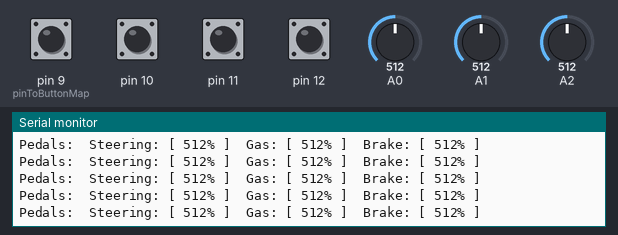
Bench run of a sketch on a simulated Arduino Leonardo, built with avr-gcc and run on an emulated ATmega32U4. Parts: the last lines printed to the serial monitor. The test bench sets the inputs (shaded band); at power-on: pin 9 (pinToButtonMap), pin 10–12 HIGH, A0 = 512, A1 = 512, A2 = 512. USB keyboard and mouse output is not drawn.

Above: at 1.2 s.
1.3 s: A0 set to 716
At 1.51 s:
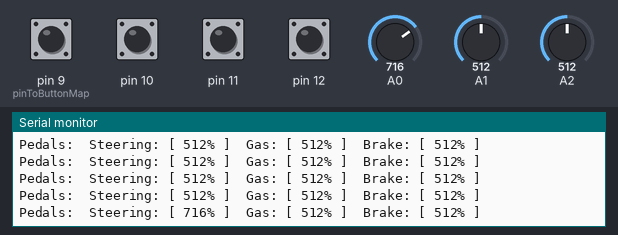
2.8 s: A1 set to 716
At 2.88 s:
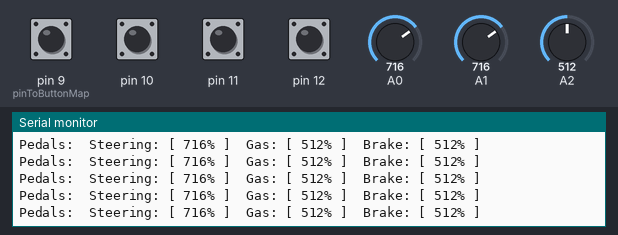
4.3 s: A2 set to 716
At 4.41 s:
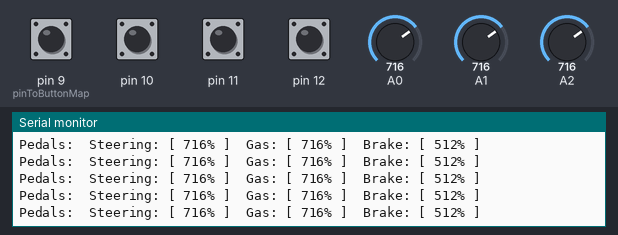
5.8 s: A0 set to 900
At 5.93 s:
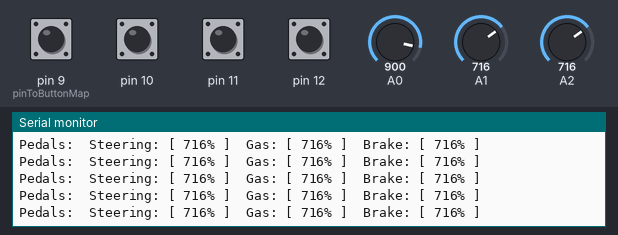
7.3 s: A1 set to 900
At 7.3 s:
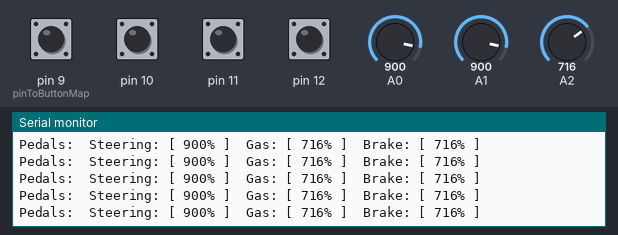
8.8 s: A2 set to 900
At 8.82 s:
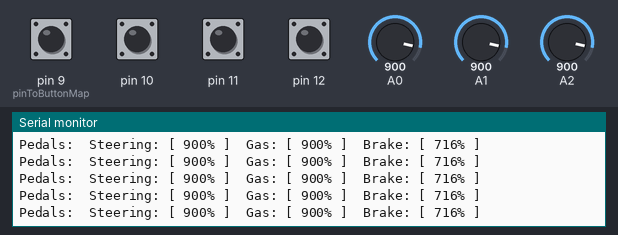
Timing chart, 0 to 11.3 s (numbered marks = the images above; inputs shaded):
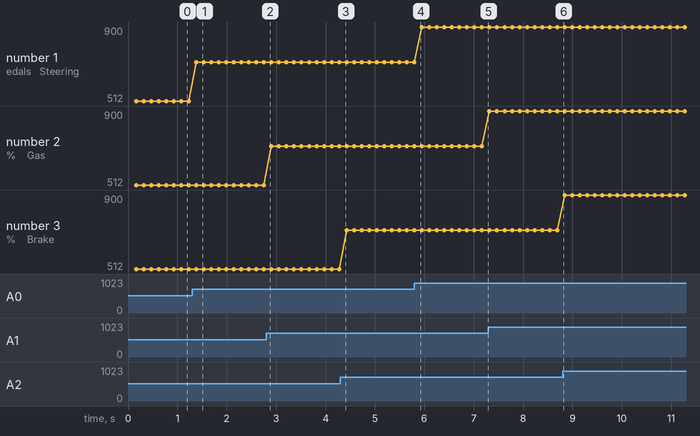

The sketch:

Steering.ino
```cpp
#include <Joystick.h>

// Create Joystick
Joystick_ Joystick;

void setup() {
  pinMode(9, INPUT_PULLUP);
  pinMode(10, INPUT_PULLUP);
  pinMode(11, INPUT_PULLUP);
  pinMode(12, INPUT_PULLUP);
  Joystick.begin();
  Joystick.setXAxisRange(0, 1023);
  Joystick.setRxAxisRange(0, 1023);
  Joystick.setRyAxisRange(0, 1023);
  pinMode(A0, INPUT_PULLUP);
  pinMode(A1, INPUT_PULLUP);
  pinMode(A2, INPUT_PULLUP);

  Serial.begin(115200);
  while (!Serial);  // wait for connection to open

  Serial.println("Starting...");
  Serial.print("setup complete");
}

const int pinToButtonMap = 9;

// Last state of the button
int lastButtonState[4] = {0, 0, 0, 0};


void loop() {


  int steering = analogRead(A0);
  int gas = analogRead(A1);
  int brake = analogRead(A2);
  Joystick.setXAxis(steering);
  Joystick.setRyAxis(gas);
  Joystick.setRxAxis(brake);

  Serial.print("Pedals:");

  Serial.print("\tSteering: [ ");
  Serial.print(steering);
  Serial.print("% ]");

  Serial.print("\tGas: [ ");
  Serial.print(gas);
  Serial.print("% ]");

  Serial.print("\tBrake: [ ");
  Serial.print(brake);
  Serial.print("% ]");

  Serial.println();
  delay(100);

  for (int index = 0; index < 4; index++)
  {
    int currentButtonState = !digitalRead(index + pinToButtonMap);
    if (currentButtonState != lastButtonState[index])
    {
      Joystick.setButton(index, currentButtonState);
      lastButtonState[index] = currentButtonState;
    }
  }

  delay(50);
}
```

Measured:
- after the input at 1.3 s, the serial monitor: prints a new line after 0.08 s (image 1)
- plotted number 1: 512 → 716 after the input at 1.3 s, 716 → 900 after the input at 5.8 s
